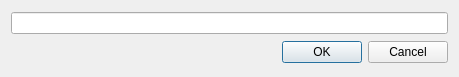
<?xml version="1.0" encoding="UTF-8"?>
<ui version="4.0">
 <class>EditPathDialog</class>
 <widget class="QDialog" name="EditPathDialog">
  <property name="geometry">
   <rect>
    <x>0</x>
    <y>0</y>
    <width>459</width>
    <height>77</height>
   </rect>
  </property>
  <property name="windowTitle">
   <string>Dialog</string>
  </property>
  <layout class="QVBoxLayout" name="verticalLayout">
   <item>
    <widget class="QLineEdit" name="lineEdit"/>
   </item>
   <item>
    <widget class="QDialogButtonBox" name="buttonBox">
     <property name="orientation">
      <enum>Qt::Horizontal</enum>
     </property>
     <property name="standardButtons">
      <set>QDialogButtonBox::Cancel|QDialogButtonBox::Ok</set>
     </property>
    </widget>
   </item>
  </layout>
 </widget>
 <resources/>
 <connections>
  <connection>
   <sender>buttonBox</sender>
   <signal>accepted()</signal>
   <receiver>EditPathDialog</receiver>
   <slot>accept()</slot>
   <hints>
    <hint type="sourcelabel">
     <x>248</x>
     <y>254</y>
    </hint>
    <hint type="destinationlabel">
     <x>157</x>
     <y>274</y>
    </hint>
   </hints>
  </connection>
  <connection>
   <sender>buttonBox</sender>
   <signal>rejected()</signal>
   <receiver>EditPathDialog</receiver>
   <slot>reject()</slot>
   <hints>
    <hint type="sourcelabel">
     <x>316</x>
     <y>260</y>
    </hint>
    <hint type="destinationlabel">
     <x>286</x>
     <y>274</y>
    </hint>
   </hints>
  </connection>
 </connections>
</ui>
